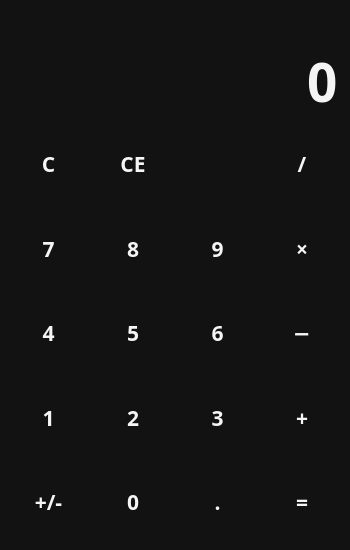
<?xml version="1.0" encoding="UTF-8"?>
<ui version="4.0">
 <class>MainWindow</class>
 <widget class="QMainWindow" name="MainWindow">
  <property name="geometry">
   <rect>
    <x>0</x>
    <y>0</y>
    <width>350</width>
    <height>550</height>
   </rect>
  </property>
  <property name="minimumSize">
   <size>
    <width>350</width>
    <height>550</height>
   </size>
  </property>
  <property name="windowTitle">
   <string>calculator</string>
  </property>
  <property name="windowIcon">
   <iconset resource="files.qrc">
    <normaloff>:/icons/icons/outline_calculate_black_24dp.png</normaloff>:/icons/icons/outline_calculate_black_24dp.png</iconset>
  </property>
  <property name="styleSheet">
   <string notr="true">QWidget {
	color: whitesmoke;
	background-color: #121212;
	font-family: Rubik;
	font-size: 16pt;
	font-weight: 600;
}

QPushButton {
	background-color: transparent;
	border: none;
}

QPushButton:hover {
	background-color: #666;
}

QPushButton:pressed{
	background-color: #888;
}</string>
  </property>
  <widget class="QWidget" name="centralwidget">
   <layout class="QVBoxLayout" name="verticalLayout">
    <item>
     <widget class="QLabel" name="lbl_temp">
      <property name="sizePolicy">
       <sizepolicy hsizetype="Preferred" vsizetype="Maximum">
        <horstretch>0</horstretch>
        <verstretch>0</verstretch>
       </sizepolicy>
      </property>
      <property name="styleSheet">
       <string notr="true">color: #888;</string>
      </property>
      <property name="text">
       <string/>
      </property>
      <property name="alignment">
       <set>Qt::AlignRight|Qt::AlignTrailing|Qt::AlignVCenter</set>
      </property>
     </widget>
    </item>
    <item>
     <widget class="QLineEdit" name="le_entry">
      <property name="sizePolicy">
       <sizepolicy hsizetype="Expanding" vsizetype="Maximum">
        <horstretch>0</horstretch>
        <verstretch>0</verstretch>
       </sizepolicy>
      </property>
      <property name="styleSheet">
       <string notr="true">font-size: 40pt;
border: none;</string>
      </property>
      <property name="text">
       <string>0</string>
      </property>
      <property name="maxLength">
       <number>16</number>
      </property>
      <property name="alignment">
       <set>Qt::AlignRight|Qt::AlignTrailing|Qt::AlignVCenter</set>
      </property>
      <property name="readOnly">
       <bool>true</bool>
      </property>
     </widget>
    </item>
    <item>
     <layout class="QGridLayout" name="layout_buttons">
      <item row="4" column="3">
       <widget class="QPushButton" name="btn_calc">
        <property name="sizePolicy">
         <sizepolicy hsizetype="Minimum" vsizetype="Expanding">
          <horstretch>0</horstretch>
          <verstretch>0</verstretch>
         </sizepolicy>
        </property>
        <property name="cursor">
         <cursorShape>PointingHandCursor</cursorShape>
        </property>
        <property name="text">
         <string>=</string>
        </property>
        <property name="shortcut">
         <string>=</string>
        </property>
       </widget>
      </item>
      <item row="1" column="0">
       <widget class="QPushButton" name="btn_7">
        <property name="sizePolicy">
         <sizepolicy hsizetype="Minimum" vsizetype="Expanding">
          <horstretch>0</horstretch>
          <verstretch>0</verstretch>
         </sizepolicy>
        </property>
        <property name="cursor">
         <cursorShape>PointingHandCursor</cursorShape>
        </property>
        <property name="text">
         <string>7</string>
        </property>
        <property name="shortcut">
         <string>7</string>
        </property>
       </widget>
      </item>
      <item row="4" column="1">
       <widget class="QPushButton" name="btn_0">
        <property name="sizePolicy">
         <sizepolicy hsizetype="Minimum" vsizetype="Expanding">
          <horstretch>0</horstretch>
          <verstretch>0</verstretch>
         </sizepolicy>
        </property>
        <property name="cursor">
         <cursorShape>PointingHandCursor</cursorShape>
        </property>
        <property name="text">
         <string>0</string>
        </property>
        <property name="shortcut">
         <string>0</string>
        </property>
       </widget>
      </item>
      <item row="1" column="1">
       <widget class="QPushButton" name="btn_8">
        <property name="sizePolicy">
         <sizepolicy hsizetype="Minimum" vsizetype="Expanding">
          <horstretch>0</horstretch>
          <verstretch>0</verstretch>
         </sizepolicy>
        </property>
        <property name="cursor">
         <cursorShape>PointingHandCursor</cursorShape>
        </property>
        <property name="text">
         <string>8</string>
        </property>
        <property name="shortcut">
         <string>8</string>
        </property>
       </widget>
      </item>
      <item row="3" column="3">
       <widget class="QPushButton" name="btn_plus">
        <property name="sizePolicy">
         <sizepolicy hsizetype="Minimum" vsizetype="Expanding">
          <horstretch>0</horstretch>
          <verstretch>0</verstretch>
         </sizepolicy>
        </property>
        <property name="cursor">
         <cursorShape>PointingHandCursor</cursorShape>
        </property>
        <property name="text">
         <string>+</string>
        </property>
        <property name="shortcut">
         <string>+</string>
        </property>
       </widget>
      </item>
      <item row="4" column="0">
       <widget class="QPushButton" name="btn_neg">
        <property name="sizePolicy">
         <sizepolicy hsizetype="Minimum" vsizetype="Expanding">
          <horstretch>0</horstretch>
          <verstretch>0</verstretch>
         </sizepolicy>
        </property>
        <property name="cursor">
         <cursorShape>PointingHandCursor</cursorShape>
        </property>
        <property name="text">
         <string>+/-</string>
        </property>
       </widget>
      </item>
      <item row="1" column="2">
       <widget class="QPushButton" name="btn_9">
        <property name="sizePolicy">
         <sizepolicy hsizetype="Minimum" vsizetype="Expanding">
          <horstretch>0</horstretch>
          <verstretch>0</verstretch>
         </sizepolicy>
        </property>
        <property name="cursor">
         <cursorShape>PointingHandCursor</cursorShape>
        </property>
        <property name="text">
         <string>9</string>
        </property>
        <property name="shortcut">
         <string>9</string>
        </property>
       </widget>
      </item>
      <item row="0" column="1">
       <widget class="QPushButton" name="btn_ce">
        <property name="sizePolicy">
         <sizepolicy hsizetype="Minimum" vsizetype="Expanding">
          <horstretch>0</horstretch>
          <verstretch>0</verstretch>
         </sizepolicy>
        </property>
        <property name="cursor">
         <cursorShape>PointingHandCursor</cursorShape>
        </property>
        <property name="text">
         <string>CE</string>
        </property>
        <property name="shortcut">
         <string>Del</string>
        </property>
       </widget>
      </item>
      <item row="1" column="3">
       <widget class="QPushButton" name="btn_mul">
        <property name="sizePolicy">
         <sizepolicy hsizetype="Minimum" vsizetype="Expanding">
          <horstretch>0</horstretch>
          <verstretch>0</verstretch>
         </sizepolicy>
        </property>
        <property name="cursor">
         <cursorShape>PointingHandCursor</cursorShape>
        </property>
        <property name="text">
         <string>×</string>
        </property>
        <property name="shortcut">
         <string>*</string>
        </property>
       </widget>
      </item>
      <item row="0" column="2">
       <widget class="QPushButton" name="btn_backspace">
        <property name="sizePolicy">
         <sizepolicy hsizetype="Minimum" vsizetype="Expanding">
          <horstretch>0</horstretch>
          <verstretch>0</verstretch>
         </sizepolicy>
        </property>
        <property name="cursor">
         <cursorShape>PointingHandCursor</cursorShape>
        </property>
        <property name="text">
         <string/>
        </property>
        <property name="icon">
         <iconset resource="files.qrc">
          <normaloff>:/icons/icons/outline_backspace_white_24dp.png</normaloff>:/icons/icons/outline_backspace_white_24dp.png</iconset>
        </property>
        <property name="shortcut">
         <string>Backspace</string>
        </property>
       </widget>
      </item>
      <item row="3" column="0">
       <widget class="QPushButton" name="btn_1">
        <property name="sizePolicy">
         <sizepolicy hsizetype="Minimum" vsizetype="Expanding">
          <horstretch>0</horstretch>
          <verstretch>0</verstretch>
         </sizepolicy>
        </property>
        <property name="cursor">
         <cursorShape>PointingHandCursor</cursorShape>
        </property>
        <property name="text">
         <string>1</string>
        </property>
        <property name="shortcut">
         <string>1</string>
        </property>
       </widget>
      </item>
      <item row="2" column="3">
       <widget class="QPushButton" name="btn_sub">
        <property name="sizePolicy">
         <sizepolicy hsizetype="Minimum" vsizetype="Expanding">
          <horstretch>0</horstretch>
          <verstretch>0</verstretch>
         </sizepolicy>
        </property>
        <property name="cursor">
         <cursorShape>PointingHandCursor</cursorShape>
        </property>
        <property name="text">
         <string>−</string>
        </property>
        <property name="shortcut">
         <string>-</string>
        </property>
       </widget>
      </item>
      <item row="3" column="1">
       <widget class="QPushButton" name="btn_2">
        <property name="sizePolicy">
         <sizepolicy hsizetype="Minimum" vsizetype="Expanding">
          <horstretch>0</horstretch>
          <verstretch>0</verstretch>
         </sizepolicy>
        </property>
        <property name="cursor">
         <cursorShape>PointingHandCursor</cursorShape>
        </property>
        <property name="text">
         <string>2</string>
        </property>
        <property name="shortcut">
         <string>2</string>
        </property>
       </widget>
      </item>
      <item row="0" column="0">
       <widget class="QPushButton" name="btn_clear">
        <property name="sizePolicy">
         <sizepolicy hsizetype="Minimum" vsizetype="Expanding">
          <horstretch>0</horstretch>
          <verstretch>0</verstretch>
         </sizepolicy>
        </property>
        <property name="cursor">
         <cursorShape>PointingHandCursor</cursorShape>
        </property>
        <property name="text">
         <string>C</string>
        </property>
       </widget>
      </item>
      <item row="2" column="2">
       <widget class="QPushButton" name="btn_6">
        <property name="sizePolicy">
         <sizepolicy hsizetype="Minimum" vsizetype="Expanding">
          <horstretch>0</horstretch>
          <verstretch>0</verstretch>
         </sizepolicy>
        </property>
        <property name="cursor">
         <cursorShape>PointingHandCursor</cursorShape>
        </property>
        <property name="text">
         <string>6</string>
        </property>
        <property name="shortcut">
         <string>6</string>
        </property>
       </widget>
      </item>
      <item row="0" column="3">
       <widget class="QPushButton" name="btn_div">
        <property name="sizePolicy">
         <sizepolicy hsizetype="Minimum" vsizetype="Expanding">
          <horstretch>0</horstretch>
          <verstretch>0</verstretch>
         </sizepolicy>
        </property>
        <property name="cursor">
         <cursorShape>PointingHandCursor</cursorShape>
        </property>
        <property name="text">
         <string>/</string>
        </property>
        <property name="shortcut">
         <string>/</string>
        </property>
       </widget>
      </item>
      <item row="3" column="2">
       <widget class="QPushButton" name="btn_3">
        <property name="sizePolicy">
         <sizepolicy hsizetype="Minimum" vsizetype="Expanding">
          <horstretch>0</horstretch>
          <verstretch>0</verstretch>
         </sizepolicy>
        </property>
        <property name="cursor">
         <cursorShape>PointingHandCursor</cursorShape>
        </property>
        <property name="text">
         <string>3</string>
        </property>
        <property name="shortcut">
         <string>3</string>
        </property>
       </widget>
      </item>
      <item row="4" column="2">
       <widget class="QPushButton" name="btn_point">
        <property name="sizePolicy">
         <sizepolicy hsizetype="Minimum" vsizetype="Expanding">
          <horstretch>0</horstretch>
          <verstretch>0</verstretch>
         </sizepolicy>
        </property>
        <property name="cursor">
         <cursorShape>PointingHandCursor</cursorShape>
        </property>
        <property name="text">
         <string>.</string>
        </property>
        <property name="shortcut">
         <string>.</string>
        </property>
       </widget>
      </item>
      <item row="2" column="1">
       <widget class="QPushButton" name="btn_5">
        <property name="sizePolicy">
         <sizepolicy hsizetype="Minimum" vsizetype="Expanding">
          <horstretch>0</horstretch>
          <verstretch>0</verstretch>
         </sizepolicy>
        </property>
        <property name="cursor">
         <cursorShape>PointingHandCursor</cursorShape>
        </property>
        <property name="text">
         <string>5</string>
        </property>
        <property name="shortcut">
         <string>5</string>
        </property>
       </widget>
      </item>
      <item row="2" column="0">
       <widget class="QPushButton" name="btn_4">
        <property name="sizePolicy">
         <sizepolicy hsizetype="Minimum" vsizetype="Expanding">
          <horstretch>0</horstretch>
          <verstretch>0</verstretch>
         </sizepolicy>
        </property>
        <property name="cursor">
         <cursorShape>PointingHandCursor</cursorShape>
        </property>
        <property name="text">
         <string>4</string>
        </property>
        <property name="shortcut">
         <string>4</string>
        </property>
       </widget>
      </item>
     </layout>
    </item>
   </layout>
  </widget>
 </widget>
 <resources>
  <include location="files.qrc"/>
 </resources>
 <connections/>
</ui>
